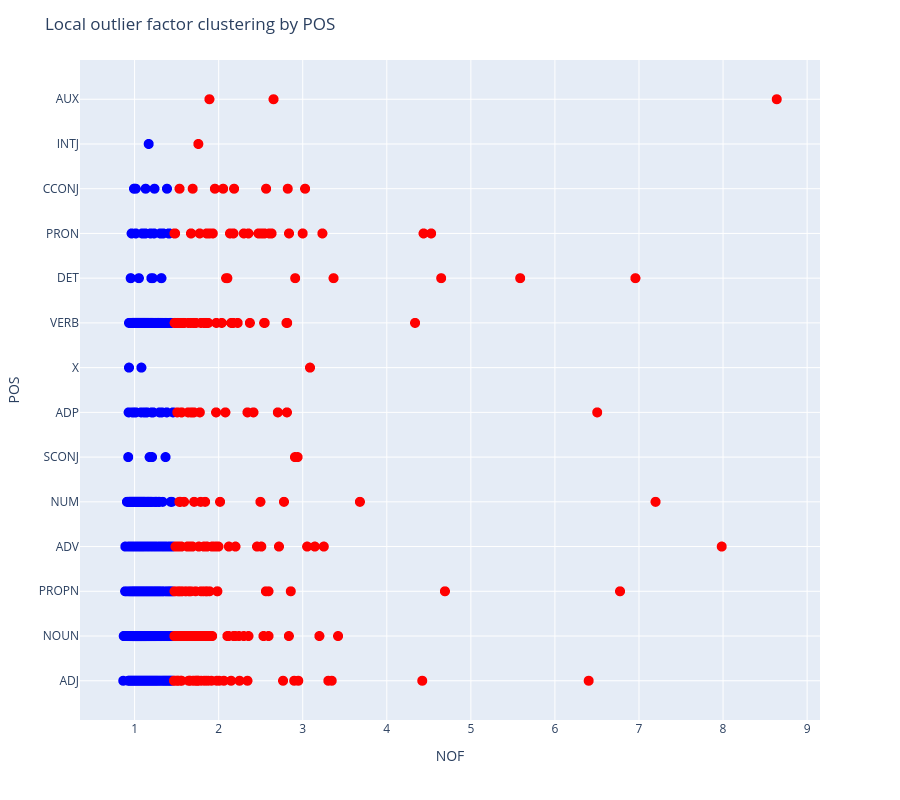

Notebook cell for this chart:
### Code cell
import plotly.express as px
# Sort the DataFrame by Score

data = []
for pos, words in score_pos_elements.items():
    for word, score in words:
        status = 'Outlier' if word in outlier_pos_elements.get(pos, []) else 'Inlier'
        color = 'red' if status == 'Outlier' else 'blue'
        data.append({'POS': pos, 'Word': word, 'NOF': abs(score), 'Status': status, 'Color': color})

df = pd.DataFrame(data)
df = df.sort_values(by="NOF")

# Add a color column based on the Outlier status
df['Color'] = df['Status'].apply(lambda x: 'blue' if x == 'Inlier' else 'red')

# Create the scatter plot
fig = px.scatter(
    df,
    x="NOF",
    y="POS",
    color="Color",  # Use the color column for coloring
    hover_data={"Color": False, "NOF": True, "Word": True},  # Show Complete_feature on hover
    color_discrete_map={"blue": "blue", "red": "red"}  # Map colors explicitly
)

# Update layout for better visualization
fig.update_traces(marker=dict(size=10))  # Adjust marker size
fig.update_layout(
    title="Local outlier factor clustering by POS",
    xaxis_title="NOF",
    yaxis_title="POS",
    height=800,  # Set the height of the plot
    showlegend=False  # Hide legend since colors are self-explanatory
)

# Show the plot
fig.show()

### Figure 1 — Plotly figure (JSON) as saved in the notebook; plotly's stock layout.template omitted (floating-point values rounded to 4 significant figures; data arrays with more than 128 entries replaced by an {"elided": "..."} marker saying what was removed)
{"data": [{"customdata": {"elided": "2680x2 str values"}, "hovertemplate": "NOF=%{x}<br>POS=%{y}<br>Word=%{customdata[1]}<extra></extra>", "legendgroup": "blue", "marker": {"color": "blue", "size": 10, "symbol": "circle"}, "mode": "markers", "name": "blue", "showlegend": true, "type": "scattergl", "x": {"elided": "2680 float values"}, "xaxis": "x", "y": {"elided": "2680 str values"}, "yaxis": "y"}, {"customdata": {"elided": "298x2 str values"}, "hovertemplate": "NOF=%{x}<br>POS=%{y}<br>Word=%{customdata[1]}<extra></extra>", "legendgroup": "red", "marker": {"color": "red", "size": 10, "symbol": "circle"}, "mode": "markers", "name": "red", "showlegend": true, "type": "scattergl", "x": {"elided": "298 float values"}, "xaxis": "x", "y": {"elided": "298 str values"}, "yaxis": "y"}], "layout": {"height": 800, "legend": {"title": {"text": "Color"}, "tracegroupgap": 0}, "margin": {"t": 60}, "showlegend": false, "title": {"text": "Local outlier factor clustering by POS"}, "xaxis": {"anchor": "y", "domain": [0, 1], "title": {"text": "NOF"}}, "yaxis": {"anchor": "x", "domain": [0, 1], "title": {"text": "POS"}}}}
